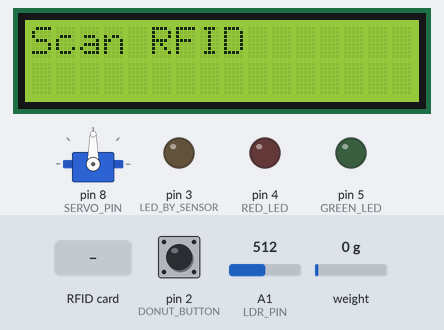
Bench run of a sketch on a simulated Arduino Uno, built with avr-gcc and run on an emulated ATmega328P. Parts: 16×2 character LCD, servo, output pins drawn as LEDs (lit = HIGH). The test bench sets the inputs (shaded band); at power-on: pin 2 (DONUT_BUTTON) HIGH, A1 (LDR_PIN) = 512, weight on the scale 0 g. Pins used as bus, display or sensor lines are not drawn; what the sketch prints to the serial monitor is not drawn.

Above: at 4.9 s.
5.0 s: RFID card 5E 7A 19 C4 held to the reader
At 6.2 s:
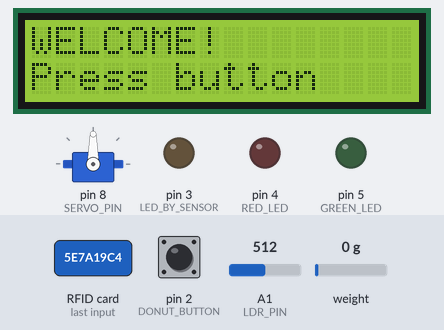
6.6 s: pin 2 (DONUT_BUTTON) pulled LOW for 0.15 s
At 7.0 s:
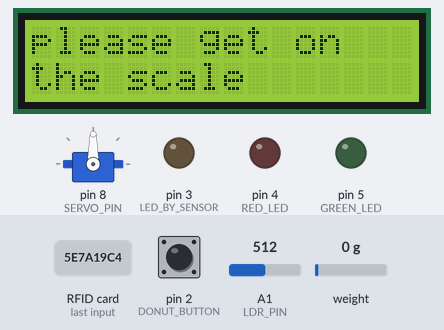
9.7 s: A1 (LDR_PIN) set to 810
12.7 s: A1 (LDR_PIN) set to 793
At 14.2 s:
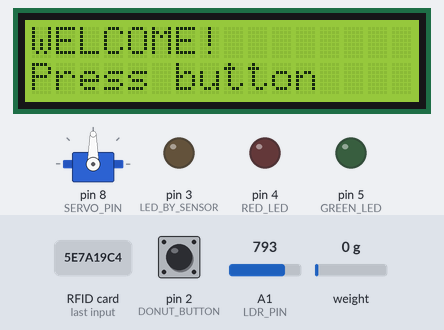
14.5 s: A1 (LDR_PIN) set to 900
At 15.7 s:
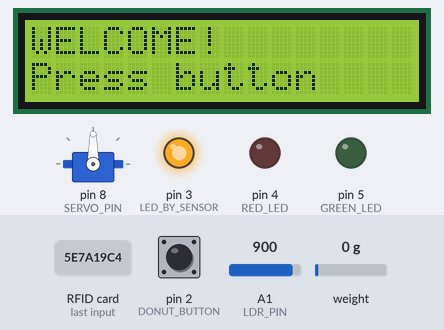
16.0 s: pin 2 (DONUT_BUTTON) pulled LOW for 1 s
At 21.8 s:
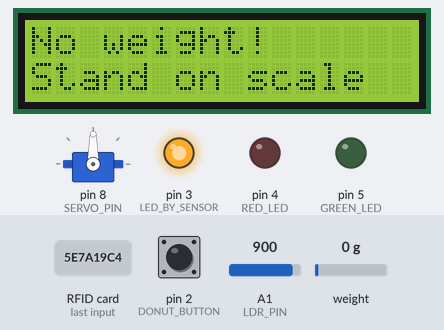
Timing chart, 0 to 23.3 s (numbered marks = the images above; inputs shaded):
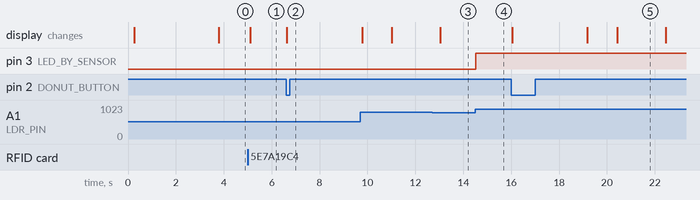

The sketch:

ARD_GROUP_09.ino
```cpp
#include <SPI.h>
#include <MFRC522.h>
#include <Wire.h>
#include <LiquidCrystal_I2C.h>
#include "HX711.h"
#include <Servo.h>

// ---------------- RFID ----------------
#define RFID_SS_PIN 10
#define RFID_RST_PIN 9
MFRC522 rfid(RFID_SS_PIN, RFID_RST_PIN);

// ---------------- LCD ----------------
LiquidCrystal_I2C lcd(0x27, 16, 2);

// ---------------- LDR + LED ----------------
#define LDR_PIN A1
#define LED_BY_SENSOR 3
const int DARK_THRESHOLD = 800;

// הדפסה רק על שינוי מצב האור
bool lastLightLedState = LOW;

// ---------------- Button ----------------
#define DONUT_BUTTON 2
bool authorized = false;
bool lastButtonState = HIGH;

// ---------------- Weight LEDs ----------------
#define RED_LED   4
#define GREEN_LED 5
const unsigned long STATUS_LED_TIME_MS = 10000;  // 10 seconds

// ---------------- Servo (Gate) -שער לסופגניה  ----------------
#define SERVO_PIN 8
Servo gateServo;

// ערכים למנוע פתיחה וסגירה שער :
const int SERVO_STOP = 90;      //ערך עצירה
const int SERVO_OPEN_DIR = 180; // כיוון פתיחה
const int SERVO_CLOSE_DIR = 0;  // כיוון סגירה

// זמנים:
const unsigned long TIME_TO_ROTATE = 1000; // זמן סיבוב כדי לפתוח/לסגור
const unsigned long WAIT_OPEN_TIME = 2500; // זמן שהשער נשאר פתוח

// ---------------- HX711 משקל ----------------
#define HX_DOUT 6   // DT
#define HX_SCK  7   // SCK
HX711 scale;

// כיול
const float CAL_FACTOR = 223.16;

// ---------------- טווח משקל תקין ----------------
const float MIN_OK_WEIGHT = 10.0;  // מתחת לזה אין משקל
const float MAX_OK_WEIGHT = 50.0;  // עד כאן המשקל תקין

// ---------------- Debug flags ----------------
const bool DEBUG_WEIGHT_SAMPLES = true;   // להדפיס כל דגימת שקילה
const bool DEBUG_LDR_CHANGES    = true;   // להדפיס רק בשינוי מצב אור
const bool DEBUG_RFID           = true;
const bool DEBUG_GATE           = true;
const bool DEBUG_BUTTON         = true;

// ---------------- פונקציות עזר ----------------
void showScanScreen() {
  lcd.clear();
  lcd.setCursor(0, 0);
  lcd.print("Scan RFID");
}

void showWelcomeScreen() {
  lcd.clear();
  lcd.setCursor(0, 0);
  lcd.print("WELCOME!");
  lcd.setCursor(0, 1);
  lcd.print("Press button");
}

void clearWeightLeds() {
  digitalWrite(RED_LED, LOW);
  digitalWrite(GREEN_LED, LOW);
}

void stopServo() {
  gateServo.write(SERVO_STOP);
  if (DEBUG_GATE) Serial.println("[GATE] STOP (SERVO_STOP)");
}

// פתיחה/סגירה מבוסס זמן
void openGateTemporarily() {
  if (DEBUG_GATE) {
    Serial.println("[GATE] Opening...");
    Serial.print("[GATE] DIR OPEN = "); Serial.println(SERVO_OPEN_DIR);
    Serial.print("[GATE] TIME_TO_ROTATE = "); Serial.print(TIME_TO_ROTATE); Serial.println(" ms");
  }

  // 1) פתיחה
  gateServo.write(SERVO_OPEN_DIR);
  delay(TIME_TO_ROTATE);
  gateServo.write(SERVO_STOP);

  if (DEBUG_GATE) {
    Serial.println("[GATE] Reached OPEN position, STOP");
    Serial.print("[GATE] WAIT_OPEN_TIME = "); Serial.print(WAIT_OPEN_TIME); Serial.println(" ms");
  }

  // 2) המתנה פתוח
  delay(WAIT_OPEN_TIME);

  // 3) סגירה
  if (DEBUG_GATE) {
    Serial.println("[GATE] Closing...");
    Serial.print("[GATE] DIR CLOSE = "); Serial.println(SERVO_CLOSE_DIR);
    Serial.print("[GATE] TIME_TO_ROTATE = "); Serial.print(TIME_TO_ROTATE); Serial.println(" ms");
  }

  gateServo.write(SERVO_CLOSE_DIR);
  delay(TIME_TO_ROTATE);
  gateServo.write(SERVO_STOP);

  if (DEBUG_GATE) Serial.println("[GATE] Reached CLOSED position, STOP");
}

float readStableWeight(int samples = 15, int delayMs = 60) {
  float sum = 0;

  if (DEBUG_WEIGHT_SAMPLES) {
    Serial.print("[SCALE] Taking "); Serial.print(samples);
    Serial.print(" samples, delay "); Serial.print(delayMs);
    Serial.println(" ms");
  }

  for (int i = 0; i < samples; i++) {
    float w = scale.get_units(1);
    if (w < 0) w = 0; // שלילי -> 0

    sum += w;

    if (DEBUG_WEIGHT_SAMPLES) {
      Serial.print("[SCALE] Sample ");
      Serial.print(i + 1);
      Serial.print(": ");
      Serial.print(w, 2);
      Serial.println(" g");
    }

    delay(delayMs);
  }

  float avg = sum / samples;
  if (avg < 0) avg = 0;

  Serial.print("[SCALE] AVG = ");
  Serial.print(avg, 2);
  Serial.println(" g");

  return avg;
}

void printRFID_UID() {
  if (!DEBUG_RFID) return;

  Serial.print("[RFID] UID: ");
  for (byte i = 0; i < rfid.uid.size; i++) {
    if (rfid.uid.uidByte[i] < 0x10) Serial.print("0");
    Serial.print(rfid.uid.uidByte[i], HEX);
    if (i < rfid.uid.size - 1) Serial.print(":");
  }
  Serial.println();
}

// ---------------- Setup ----------------
void setup() {
  Serial.begin(9600);

  pinMode(LED_BY_SENSOR, OUTPUT);
  pinMode(DONUT_BUTTON, INPUT_PULLUP);

  pinMode(RED_LED, OUTPUT);
  pinMode(GREEN_LED, OUTPUT);
  clearWeightLeds();

  lcd.init();
  lcd.backlight();
  showScanScreen();

  SPI.begin();
  rfid.PCD_Init();

  scale.begin(HX_DOUT, HX_SCK);
  scale.set_scale(CAL_FACTOR);

  gateServo.attach(SERVO_PIN);
  stopServo(); // לוודא לא זז בהתחלה

  Serial.println("=== SYSTEM START ===");
  Serial.println("[INIT] RFID + LCD + HX711 + Servo + LDR");
  Serial.print("[INIT] CAL_FACTOR = "); Serial.println(CAL_FACTOR, 4);
  Serial.print("[INIT] Weight OK range: "); Serial.print(MIN_OK_WEIGHT, 1);
  Serial.print(".."); Serial.print(MAX_OK_WEIGHT, 1);
  Serial.println(" g");

  lcd.clear();
  lcd.setCursor(0, 0);
  lcd.print("Taring scale..");
  Serial.println("[SCALE] Taring... Make sure scale is empty!");
  delay(1500);
  scale.tare(20);
  Serial.println("[SCALE] Tare DONE");

  showScanScreen();
}

// ---------------- Loop ----------------
void loop() {
  // --- LDR behavior (only after authorized) ---
  if (authorized) {
    int ldrValue = analogRead(LDR_PIN);
    bool lightLedState = (ldrValue >= DARK_THRESHOLD); //  חשוך = מעל 800

    digitalWrite(LED_BY_SENSOR, lightLedState ? HIGH : LOW);

    // הדפסה רק אם יש שינוי (נדלק/נכבה)
    if (DEBUG_LDR_CHANGES && (lightLedState != lastLightLedState)) {
      Serial.print("[LDR] Value = ");
      Serial.print(ldrValue);
      Serial.print(" | Threshold = ");
      Serial.print(DARK_THRESHOLD);
      Serial.print(" | LED_BY_SENSOR -> ");
      Serial.println(lightLedState ? "ON" : "OFF");
      lastLightLedState = lightLedState;
    }
  } else {
    digitalWrite(LED_BY_SENSOR, LOW);
    lastLightLedState = LOW; // מאפסים כדי שכשניכנס יהיה שינוי ראשון מודפס
  }

  // --- RFID stage ---
  if (!authorized) {
    clearWeightLeds();
    stopServo();

    if (rfid.PICC_IsNewCardPresent() && rfid.PICC_ReadCardSerial()) {
      authorized = true;

      Serial.println("[RFID] Card detected -> AUTHORIZED = true");
      printRFID_UID();

      showWelcomeScreen();

      rfid.PICC_HaltA();
      delay(200);
    }
    return;
  }

  // --- Button stage ---
  bool current = digitalRead(DONUT_BUTTON);

  if (lastButtonState == HIGH && current == LOW) {
    if (DEBUG_BUTTON) Serial.println("[BUTTON] Press detected -> start weighing");

    clearWeightLeds();
    stopServo();

    lcd.clear();
    lcd.setCursor(0, 0);
    lcd.print("please get on");
    lcd.setCursor(0, 1);
    lcd.print("the scale");
    delay(700);

    float grams = readStableWeight(15, 60);

    Serial.print("[SCALE] Final decision weight = ");
    Serial.print(grams, 2);
    Serial.println(" g");

    lcd.clear();
    lcd.setCursor(0, 0);
    lcd.print("Weight:");
    lcd.setCursor(0, 1);
    lcd.print(grams, 1);
    lcd.print(" g        ");
    delay(1200);

    // ----------- RULES -----------
    // <10 => אין כלום
    if (grams < MIN_OK_WEIGHT) {
      Serial.println("[DECISION] NO WEIGHT (<10g) -> Gate stays CLOSED");

      clearWeightLeds();
      stopServo();

      lcd.clear();
      lcd.setCursor(0, 0);
      lcd.print("No weight!");
      lcd.setCursor(0, 1);
      lcd.print("Stand on scale");
      delay(2000);

      showWelcomeScreen();
      lastButtonState = current;
      return;
    }

    // 10..50 => תקין
    if (grams <= MAX_OK_WEIGHT) {
      Serial.println("[DECISION] OK (10..50g) -> GREEN LED + OPEN GATE");

      digitalWrite(GREEN_LED, HIGH);
      digitalWrite(RED_LED, LOW);

      lcd.clear();
      lcd.setCursor(0, 0);
      lcd.print("happy hannuka");
      lcd.setCursor(0, 1);
      lcd.print("enjoy the sufgi");

      delay(1500);

      lcd.clear();
      lcd.setCursor(0, 0);
      lcd.print("Gate Opening...");

      unsigned long t0 = millis();
      openGateTemporarily();
      unsigned long elapsedGate = millis() - t0;

      Serial.print("[GATE] Total gate action time = ");
      Serial.print(elapsedGate);
      Serial.println(" ms");

      lcd.clear();
      lcd.setCursor(0, 0);
      lcd.print("Gate Closed.");

      // להשלים ל-10 שניות של לד ירוק
      unsigned long elapsedTotal = 1500 + elapsedGate; // כולל ה-delay(1500) לפני פתיחה
      if (STATUS_LED_TIME_MS > elapsedTotal) {
        unsigned long remaining = STATUS_LED_TIME_MS - elapsedTotal;
        Serial.print("[GREEN LED] Remaining ON time = ");
        Serial.print(remaining);
        Serial.println(" ms");
        delay(remaining);
      } else {
        Serial.println("[GREEN LED] Gate action exceeded LED window (no extra delay)");
      }

      clearWeightLeds();
      Serial.println("[STATE] Done -> back to WELCOME screen");
      showWelcomeScreen();
    }
    // >50 => שמן מדי
    else {
      Serial.println("[DECISION] TOO FAT (>50g) -> RED LED, Gate stays CLOSED");

      digitalWrite(RED_LED, HIGH);
      digitalWrite(GREEN_LED, LOW);

      lcd.clear();
      lcd.setCursor(0, 0);
      lcd.print("too fat to eat");
      lcd.setCursor(0, 1);
      lcd.print("next year");

      Serial.print("[RED LED] ON for ");
      Serial.print(STATUS_LED_TIME_MS);
      Serial.println(" ms");

      delay(STATUS_LED_TIME_MS);

      clearWeightLeds();
      Serial.println("[STATE] Done -> back to WELCOME screen");
      showWelcomeScreen();
    }
    // -------------------------------
  }

  lastButtonState = current;
  delay(30);
}
```

Measured:
- after the input at 5.0 s, the display: changes after 0.11 s (image 1)
- after the input at 6.6 s, the display: changes at once (image 2)
- after the input at 12.7 s, pin 3 (LED_BY_SENSOR): stays LOW (without the input it goes to HIGH after 0.34 s)
- after the input at 14.5 s, pin 3 (LED_BY_SENSOR): LOW → HIGH at once
- after the input at 16.0 s, the display: first changes after 0.05 s (image 5 shows a later state)
